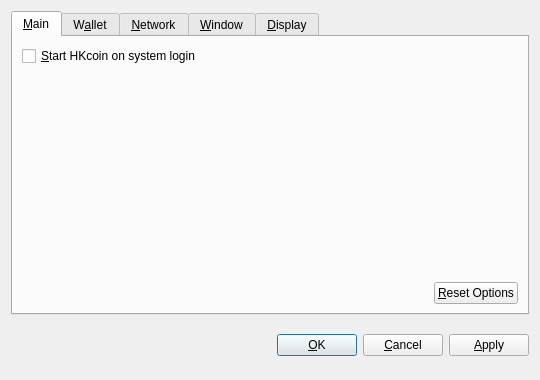
<?xml version="1.0" encoding="UTF-8"?>
<ui version="4.0">
 <class>OptionsDialog</class>
 <widget class="QDialog" name="OptionsDialog">
  <property name="geometry">
   <rect>
    <x>0</x>
    <y>0</y>
    <width>540</width>
    <height>380</height>
   </rect>
  </property>
  <property name="windowTitle">
   <string>Options</string>
  </property>
  <property name="modal">
   <bool>true</bool>
  </property>
  <layout class="QVBoxLayout" name="verticalLayout">
   <item>
    <widget class="QTabWidget" name="tabWidget">
     <property name="tabPosition">
      <enum>QTabWidget::North</enum>
     </property>
     <property name="currentIndex">
      <number>0</number>
     </property>
     <widget class="QWidget" name="tabMain">
      <attribute name="title">
       <string>&amp;Main</string>
      </attribute>
      <layout class="QVBoxLayout" name="verticalLayout_Main">
       <item>
        <widget class="QCheckBox" name="bitcoinAtStartup">
         <property name="toolTip">
          <string>Automatically start HKcoin after logging in to the system.</string>
         </property>
         <property name="text">
          <string>&amp;Start HKcoin on system login</string>
         </property>
        </widget>
       </item>
       <item>
        <spacer name="verticalSpacer_Main">
         <property name="orientation">
          <enum>Qt::Vertical</enum>
         </property>
         <property name="sizeHint" stdset="0">
          <size>
           <width>20</width>
           <height>40</height>
          </size>
         </property>
        </spacer>
       </item>
       <item>
        <layout class="QHBoxLayout" name="horizontalLayout_2_Main">
         <item>
          <spacer name="horizontalSpacer_2_Main">
           <property name="orientation">
            <enum>Qt::Horizontal</enum>
           </property>
           <property name="sizeHint" stdset="0">
            <size>
             <width>40</width>
             <height>20</height>
            </size>
           </property>
          </spacer>
         </item>
         <item>
          <widget class="QPushButton" name="resetButton">
           <property name="toolTip">
            <string>Reset all client options to default.</string>
           </property>
           <property name="text">
            <string>&amp;Reset Options</string>
           </property>
           <property name="autoDefault">
            <bool>false</bool>
           </property>
          </widget>
         </item>
        </layout>
       </item>
      </layout>
     </widget>
     <widget class="QWidget" name="tabWallet">
      <attribute name="title">
       <string>W&amp;allet</string>
      </attribute>
      <layout class="QVBoxLayout" name="verticalLayout_Network">
       <item>
        <widget class="QLabel" name="transactionFeeInfoLabel">
         <property name="text">
          <string>Optional transaction fee per kB that helps make sure your transactions are processed quickly. Most transactions are 1 kB.</string>
         </property>
         <property name="textFormat">
          <enum>Qt::PlainText</enum>
         </property>
         <property name="wordWrap">
          <bool>true</bool>
         </property>
        </widget>
       </item>
       <item>
        <layout class="QHBoxLayout" name="horizontalLayout_1_Main">
         <item>
          <widget class="QLabel" name="transactionFeeLabel">
           <property name="text">
            <string>Pay transaction &amp;fee</string>
           </property>
           <property name="textFormat">
            <enum>Qt::PlainText</enum>
           </property>
           <property name="buddy">
            <cstring>transactionFee</cstring>
           </property>
          </widget>
         </item>
         <item>
          <widget class="BitcoinAmountField" name="transactionFee"/>
         </item>
         <item>
          <spacer name="horizontalSpacer_1_Main">
           <property name="orientation">
            <enum>Qt::Horizontal</enum>
           </property>
           <property name="sizeHint" stdset="0">
            <size>
             <width>40</width>
             <height>20</height>
            </size>
           </property>
          </spacer>
         </item>
        </layout>
       </item>
       <item>
        <widget class="QLabel" name="label">
         <property name="text">
          <string>If you disable the spending of unconfirmed change, the change from a transaction cannot be used until that transaction has at least one confirmation. This also affects how your balance is computed.</string>
         </property>
         <property name="wordWrap">
          <bool>true</bool>
         </property>
        </widget>
       </item>
       <item>
        <widget class="QCheckBox" name="spendZeroConfChange">
         <property name="text">
          <string>Spend unconfirmed change  (experts only)</string>
         </property>
        </widget>
       </item>
       <item>
        <spacer name="verticalSpacer">
         <property name="orientation">
          <enum>Qt::Vertical</enum>
         </property>
         <property name="sizeHint" stdset="0">
          <size>
           <width>20</width>
           <height>40</height>
          </size>
         </property>
        </spacer>
       </item>
      </layout>
     </widget>
     <widget class="QWidget" name="tabNetwork">
      <attribute name="title">
       <string>&amp;Network</string>
      </attribute>
      <layout class="QVBoxLayout" name="verticalLayout_Network">
       <item>
        <widget class="QCheckBox" name="mapPortUpnp">
         <property name="toolTip">
          <string>Automatically open the HKcoin client port on the router. This only works when your router supports UPnP and it is enabled.</string>
         </property>
         <property name="text">
          <string>Map port using &amp;UPnP</string>
         </property>
        </widget>
       </item>
       <item>
        <widget class="QCheckBox" name="connectSocks">
         <property name="toolTip">
          <string>Connect to the HKcoin network through a SOCKS proxy (e.g. when connecting through Tor).</string>
         </property>
         <property name="text">
          <string>&amp;Connect through SOCKS proxy:</string>
         </property>
        </widget>
       </item>
       <item>
        <layout class="QHBoxLayout" name="horizontalLayout_Network">
         <item>
          <widget class="QLabel" name="proxyIpLabel">
           <property name="text">
            <string>Proxy &amp;IP:</string>
           </property>
           <property name="textFormat">
            <enum>Qt::PlainText</enum>
           </property>
           <property name="buddy">
            <cstring>proxyIp</cstring>
           </property>
          </widget>
         </item>
         <item>
          <widget class="QValidatedLineEdit" name="proxyIp">
           <property name="maximumSize">
            <size>
             <width>140</width>
             <height>16777215</height>
            </size>
           </property>
           <property name="toolTip">
            <string>IP address of the proxy (e.g. 127.0.0.1)</string>
           </property>
          </widget>
         </item>
         <item>
          <widget class="QLabel" name="proxyPortLabel">
           <property name="text">
            <string>&amp;Port:</string>
           </property>
           <property name="textFormat">
            <enum>Qt::PlainText</enum>
           </property>
           <property name="buddy">
            <cstring>proxyPort</cstring>
           </property>
          </widget>
         </item>
         <item>
          <widget class="QLineEdit" name="proxyPort">
           <property name="maximumSize">
            <size>
             <width>55</width>
             <height>16777215</height>
            </size>
           </property>
           <property name="toolTip">
            <string>Port of the proxy (e.g. 9050)</string>
           </property>
          </widget>
         </item>
         <item>
          <widget class="QLabel" name="socksVersionLabel">
           <property name="text">
            <string>SOCKS &amp;Version:</string>
           </property>
           <property name="textFormat">
            <enum>Qt::PlainText</enum>
           </property>
           <property name="buddy">
            <cstring>socksVersion</cstring>
           </property>
          </widget>
         </item>
         <item>
          <widget class="QValueComboBox" name="socksVersion">
           <property name="toolTip">
            <string>SOCKS version of the proxy (e.g. 5)</string>
           </property>
          </widget>
         </item>
         <item>
          <spacer name="horizontalSpacer_Network">
           <property name="orientation">
            <enum>Qt::Horizontal</enum>
           </property>
           <property name="sizeHint" stdset="0">
            <size>
             <width>40</width>
             <height>20</height>
            </size>
           </property>
          </spacer>
         </item>
        </layout>
       </item>
       <item>
        <spacer name="verticalSpacer_Network">
         <property name="orientation">
          <enum>Qt::Vertical</enum>
         </property>
         <property name="sizeHint" stdset="0">
          <size>
           <width>20</width>
           <height>40</height>
          </size>
         </property>
        </spacer>
       </item>
      </layout>
     </widget>
     <widget class="QWidget" name="tabWindow">
      <attribute name="title">
       <string>&amp;Window</string>
      </attribute>
      <layout class="QVBoxLayout" name="verticalLayout_Window">
       <item>
        <widget class="QCheckBox" name="minimizeToTray">
         <property name="toolTip">
          <string>Show only a tray icon after minimizing the window.</string>
         </property>
         <property name="text">
          <string>&amp;Minimize to the tray instead of the taskbar</string>
         </property>
        </widget>
       </item>
       <item>
        <widget class="QCheckBox" name="minimizeOnClose">
         <property name="toolTip">
          <string>Minimize instead of exit the application when the window is closed. When this option is enabled, the application will be closed only after selecting Quit in the menu.</string>
         </property>
         <property name="text">
          <string>M&amp;inimize on close</string>
         </property>
        </widget>
       </item>
       <item>
        <spacer name="verticalSpacer_Window">
         <property name="orientation">
          <enum>Qt::Vertical</enum>
         </property>
         <property name="sizeHint" stdset="0">
          <size>
           <width>20</width>
           <height>40</height>
          </size>
         </property>
        </spacer>
       </item>
      </layout>
     </widget>
     <widget class="QWidget" name="tabDisplay">
      <attribute name="title">
       <string>&amp;Display</string>
      </attribute>
      <layout class="QVBoxLayout" name="verticalLayout_Display">
       <item>
        <layout class="QHBoxLayout" name="horizontalLayout_1_Display">
         <item>
          <widget class="QLabel" name="langLabel">
           <property name="text">
            <string>User Interface &amp;language:</string>
           </property>
           <property name="textFormat">
            <enum>Qt::PlainText</enum>
           </property>
           <property name="buddy">
            <cstring>lang</cstring>
           </property>
          </widget>
         </item>
         <item>
          <widget class="QValueComboBox" name="lang">
           <property name="toolTip">
            <string>The user interface language can be set here. This setting will take effect after restarting HKcoin.</string>
           </property>
          </widget>
         </item>
        </layout>
       </item>
       <item>
        <layout class="QHBoxLayout" name="horizontalLayout_2_Display">
         <item>
          <widget class="QLabel" name="unitLabel">
           <property name="text">
            <string>&amp;Unit to show amounts in:</string>
           </property>
           <property name="textFormat">
            <enum>Qt::PlainText</enum>
           </property>
           <property name="buddy">
            <cstring>unit</cstring>
           </property>
          </widget>
         </item>
         <item>
          <widget class="QValueComboBox" name="unit">
           <property name="toolTip">
            <string>Choose the default subdivision unit to show in the interface and when sending coins.</string>
           </property>
          </widget>
         </item>
        </layout>
       </item>
       <item>
        <widget class="QCheckBox" name="displayAddresses">
         <property name="toolTip">
          <string>Whether to show HKcoin addresses in the transaction list or not.</string>
         </property>
         <property name="text">
          <string>&amp;Display addresses in transaction list</string>
         </property>
        </widget>
       </item>
       <item>
        <widget class="QCheckBox" name="coinControlFeatures">
         <property name="toolTip">
          <string>Whether to show coin control features or not.</string>
         </property>
         <property name="text">
          <string>Display coin &amp;control features (experts only!)</string>
         </property>
        </widget>
       </item>
       <item>
        <spacer name="verticalSpacer_Display">
         <property name="orientation">
          <enum>Qt::Vertical</enum>
         </property>
         <property name="sizeHint" stdset="0">
          <size>
           <width>20</width>
           <height>40</height>
          </size>
         </property>
        </spacer>
       </item>
      </layout>
     </widget>
    </widget>
   </item>
   <item>
    <layout class="QHBoxLayout" name="horizontalLayout_Buttons">
     <item>
      <spacer name="horizontalSpacer_1">
       <property name="orientation">
        <enum>Qt::Horizontal</enum>
       </property>
       <property name="sizeHint" stdset="0">
        <size>
         <width>40</width>
         <height>48</height>
        </size>
       </property>
      </spacer>
     </item>
     <item>
      <widget class="QLabel" name="statusLabel">
       <property name="font">
        <font>
         <weight>75</weight>
         <bold>true</bold>
        </font>
       </property>
       <property name="text">
        <string/>
       </property>
       <property name="textFormat">
        <enum>Qt::PlainText</enum>
       </property>
       <property name="wordWrap">
        <bool>true</bool>
       </property>
      </widget>
     </item>
     <item>
      <spacer name="horizontalSpacer_2">
       <property name="orientation">
        <enum>Qt::Horizontal</enum>
       </property>
       <property name="sizeHint" stdset="0">
        <size>
         <width>40</width>
         <height>48</height>
        </size>
       </property>
      </spacer>
     </item>
     <item>
      <widget class="QPushButton" name="okButton">
       <property name="text">
        <string>&amp;OK</string>
       </property>
      </widget>
     </item>
     <item>
      <widget class="QPushButton" name="cancelButton">
       <property name="text">
        <string>&amp;Cancel</string>
       </property>
       <property name="autoDefault">
        <bool>false</bool>
       </property>
      </widget>
     </item>
     <item>
      <widget class="QPushButton" name="applyButton">
       <property name="text">
        <string>&amp;Apply</string>
       </property>
       <property name="autoDefault">
        <bool>false</bool>
       </property>
      </widget>
     </item>
    </layout>
   </item>
  </layout>
 </widget>
 <customwidgets>
  <customwidget>
   <class>BitcoinAmountField</class>
   <extends>QSpinBox</extends>
   <header>bitcoinamountfield.h</header>
  </customwidget>
  <customwidget>
   <class>QValueComboBox</class>
   <extends>QComboBox</extends>
   <header>qvaluecombobox.h</header>
  </customwidget>
  <customwidget>
   <class>QValidatedLineEdit</class>
   <extends>QLineEdit</extends>
   <header>qvalidatedlineedit.h</header>
  </customwidget>
 </customwidgets>
 <resources/>
 <connections/>
</ui>
